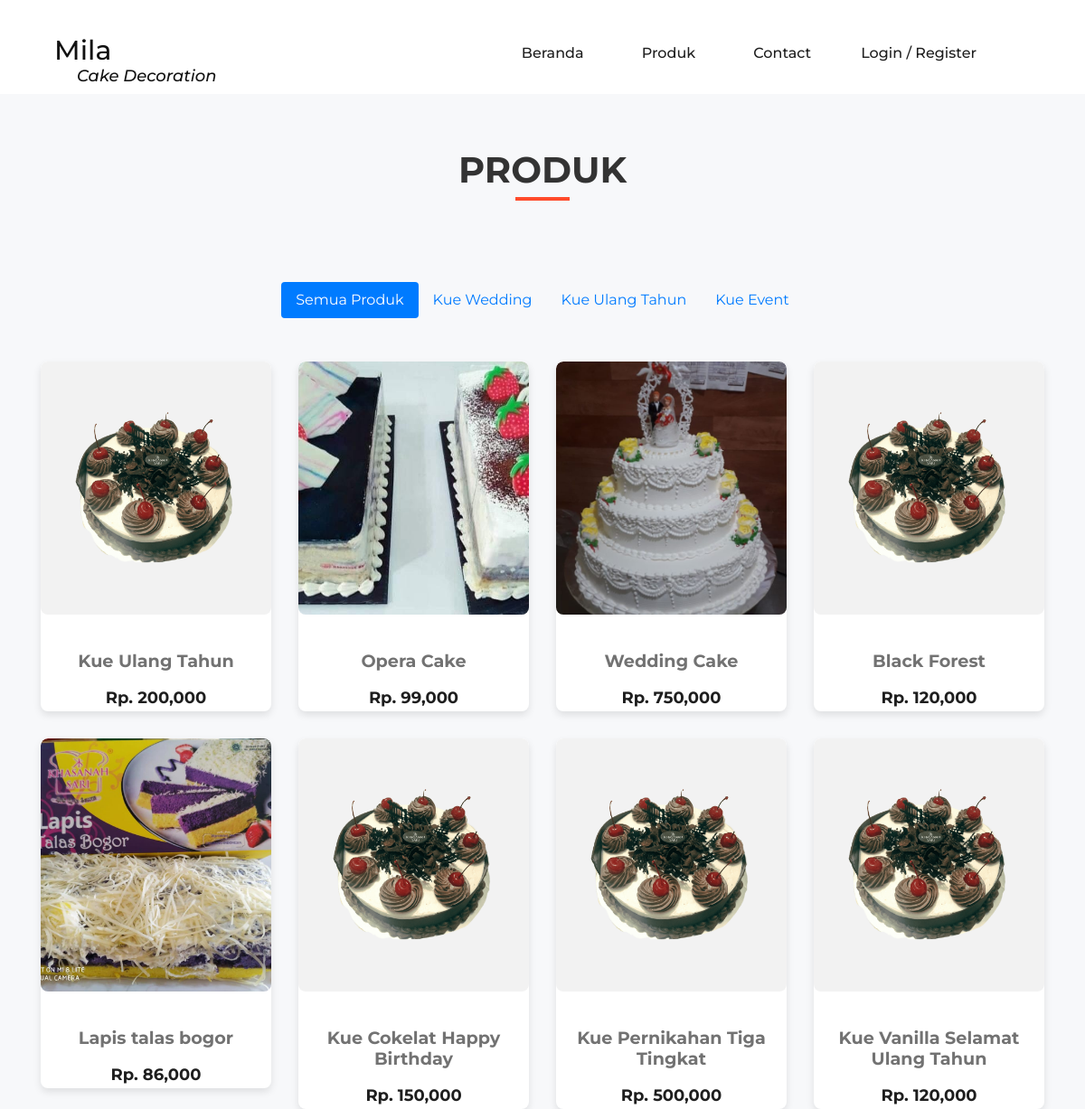
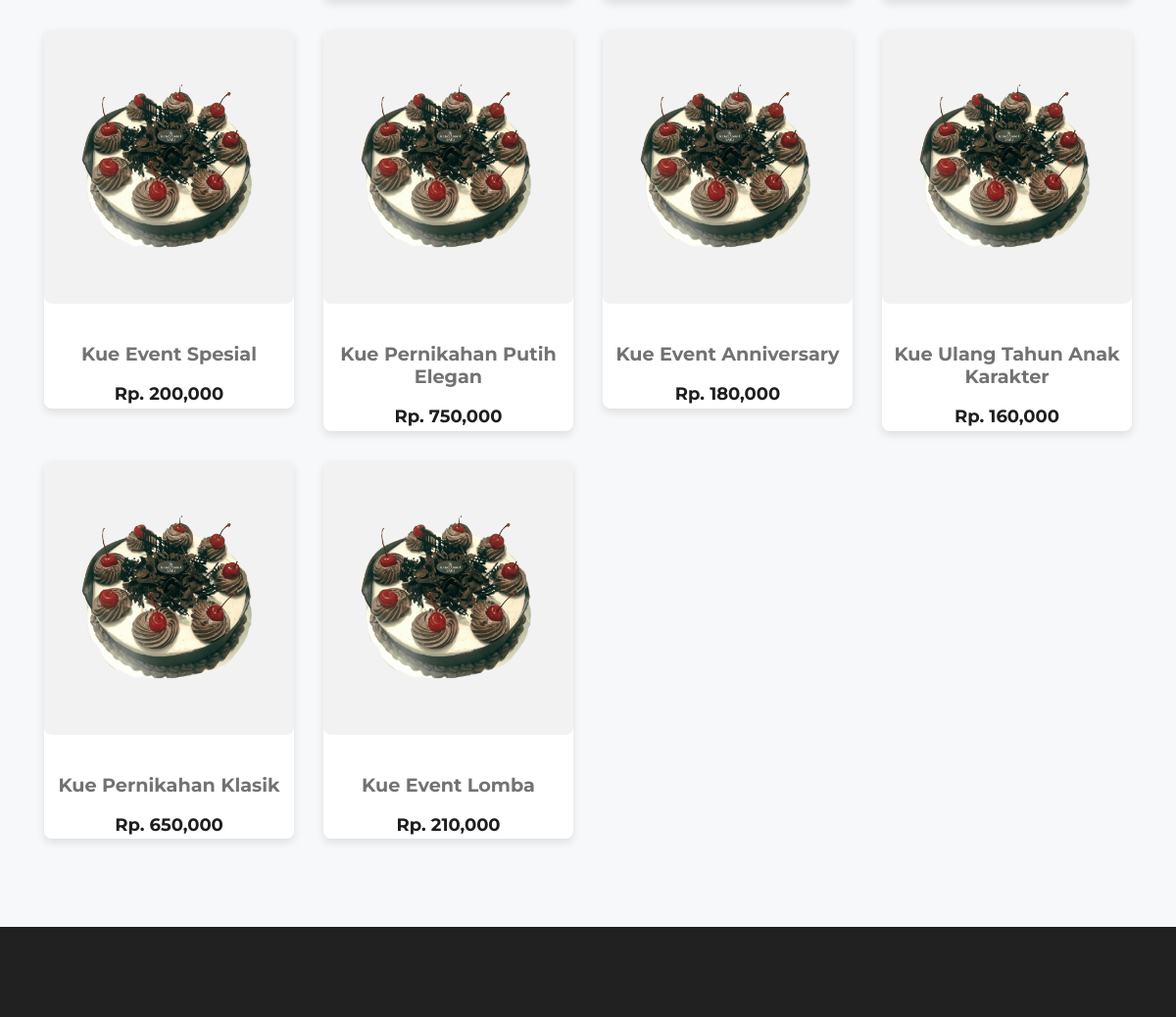
The page /?page=pages/produk on the database its author committed (2 pictures, top to bottom).
### tables this page shows
CREATE TABLE `tb_produk` (
  `produk_id` int(20) NOT NULL,
  `produk_nama` varchar(255) NOT NULL,
  `produk_harga` int(20) NOT NULL,
  `produk_stok` int(20) NOT NULL,
  `produk_detail` text NOT NULL,
  `produk_foto` varchar(255) NOT NULL,
  `produk_kat` varchar(255) NOT NULL,
  `admin_id` int(11) NOT NULL
);

### index.php (called while the page is built, shortened)
<?php
include "components/header.php";
?>
 <?php
    include "content.php";
    ?>
<?php
include "components/footer.php";

### pages/produk.php (the view, shortened to what this page needs)
<section class="latest-products spad">
    <div class="container">
        <div class="product-filter">
            <div class="section-title text-center">
                <h2>Produk</h2>
            </div>
        </div>
        <ul class="nav justify-content-center nav-pills mb-5">
            <li class="nav-item"><a class="nav-link active" href="?page=pages/produk">Semua Produk</a></li>
            <li class="nav-item"><a class="nav-link" href="?page=pages/produk1">Kue Wedding</a></li>
            <li class="nav-item"><a class="nav-link" href="?page=pages/produk2">Kue Ulang Tahun</a></li>
            <li class="nav-item"><a class="nav-link" href="?page=pages/produk3">Kue Event</a></li>
        </ul>
        <div class="row" id="product-list">
            <?php
            $ambil = $koneksi->query("SELECT * FROM tb_produk");
            while ($pecah = $ambil->fetch_object()) {
            ?>
            <div class="col-lg-3 col-sm-6">
                <div class="single-product-item">
                    <figure>
                        <a href="?page=pages/detailproduk&id=<?= $pecah->produk_id ?>"><img src="admin/img/produk/<?php echo $pecah->produk_foto ?>" alt=""></a>
                    </figure>
                    <div class="product-text text-center">
                        <a href="?page=pages/detailproduk&id=<?= $pecah->produk_id ?>">
                            <h6><?php echo $pecah->produk_nama ?></h6>
                        </a>
                        <p>Rp. <?php echo number_format($pecah->produk_harga) ?></p>
                    </div>
                </div>
            </div>
            <?php } ?>
        </div>
    </div>
</section>

### components/header.php (shortened to what this page needs)
<!DOCTYPE html>
<html lang="zxx">
<body>
    <head>
        <link rel="stylesheet" href="assets/css/bootstrap.min.css" type="text/css">
        <link rel="stylesheet" href="assets/css/font-awesome.min.css" type="text/css">
        <link rel="stylesheet" href="assets/css/nice-select.css" type="text/css">
        <link rel="stylesheet" href="assets/css/owl.carousel.min.css" type="text/css">
        <link rel="stylesheet" href="assets/css/magnific-popup.css" type="text/css">
        <link rel="stylesheet" href="assets/css/slicknav.min.css" type="text/css">
        <link rel="stylesheet" href="assets/css/style.css" type="text/css">
    </head>
    <header class="header-section">
        <div class="container-fluid">
            <div class="inner-header">
                <div class="logo">
                    <a href="index.php">
                        <b>
                            <h3>Mila</h3>
                            <h5 style="margin-left: 25px;"><i>Cake Decoration</i></h5>
                        </b>
                    </a>
                </div>
                <?php if (!empty($_SESSION['register'])) { ?>
                    <!-- <div class="user-access">
                        <a href="logout.php">Log out</a>
                    </div> -->
                    <nav class="main-menu mobile-menu">
                        <ul>
                            <li><a class="" href="index.php">Beranda</a></li>
                            <li><a href="?page=pages/produk">Produk</a>
                            <ul class="sub-menu">
                                    <li><a href="?page=pages/produk1">Kue Wedding</a></li>
                                    <li><a href="?page=pages/produk2">Kue Ulang tahun</a></li>
                                    <li><a href="?page=pages/produk3">Kue Event</a></li>
                                </ul>
                            </li>
                            <li><a href="?page=pages/keranjang">Keranjang</a>
                            <ul class="sub-menu">
                                <li><a href="?page=pages/checkout2">Status</a></li>
                            </ul>
                           <li><a href="?page=pages/contact">Contact</a></li> &nbsp;&nbsp;&nbsp;&nbsp;&nbsp;&nbsp;&nbsp;
                                <li><a href="#">Selamat Datang&nbsp;&nbsp; <b><?php echo $_SESSION['register']['register_username'] ?></b></a>
                                    <ul class="sub-menu">
                                        <li><a href="logout.php">Log Out</a></li>
                                    </ul>
                                </li>
                            </ul>
                    </nav>
                <?php } else { ?>
                    <div class="user-access">
                        <a href="login.php">Login / Register</a>
                    </div>
                    <nav class="main-menu mobile-menu">
                        <ul>
                            <li><a class="" href="index.php">Beranda</a></li>
                            <li><a href="?page=pages/produk">Produk</a></li>
                            <li><a href="?page=pages/contact">Contact</a></li>
                        </ul>
                    </nav>
                <?php } ?>
            </div>
        </div>
    </header>

### content.php
<?php
if (!empty($_GET['page'])) {
    include_once($_GET['page'] . ".php");
} else {
    include 'home.php';
}

### components/footer.php (shortened to what this page needs)
<footer class="social-links-warp">
</footer>
</body>
</html>

### assets/css/style.css (style rules this page uses)
html, body { height: 100%; font-family: "Montserrat", sans-serif; -webkit-font-smoothing: antialiased; font-smoothing: antialiased; background: none; }
h1, h2, h3, h4, h5, h6 { margin: 0; color: #111111; font-weight: 500; font-family: "Montserrat", sans-serif; }
h2 { font-size: 36px; }
h3 { font-size: 30px; }
h5 { font-size: 18px; }
h6 { font-size: 16px; }
p { font-size: 15px; color: #7b7b7b; font-weight: 400; line-height: 1.6; font-family: "Montserrat", sans-serif; margin: 0 0 15px 0; }
img { max-width: 100%; }
ul, ol { padding: 0; margin: 0; }
.section-title h2 { color: #1e1e1e; font-size: 60px; font-weight: 700; }
.spad { padding-top: 100px; padding-bottom: 100px; }
.header-section { height: 104px; padding-top: 38px; padding-bottom: 24px; padding-left: 45px; padding-right: 45px; }
.inner-header .logo { float: left; }
.inner-header .user-access { float: right; margin-right: 100px; }
.inner-header .user-access a { color: #1e1e1e; font-size: 16px; display: inline-block; font-weight: 500; position: relative; line-height: 42px; }
.inner-header .main-menu { float: right; margin-right: 150px; }
.inner-header .main-menu ul li { display: inline-block; margin-left: 60px; position: relative; }
.inner-header .main-menu ul li a { color: #1e1e1e; font-size: 16px; display: inline-block; font-weight: 500; position: relative; line-height: 42px; }
.inner-header .main-menu ul li a:after { position: absolute; left: 0; bottom: 7px; width: 100%; height: 2px; background: #1e1e1e; content: ""; opacity: 0; -webkit-transform: all 0.3s; -webkit-transition: all 0.3s; transition: all 0.3s; }
.latest-products { padding-top: 55px; padding-bottom: 65px; }
.product-filter { margin-bottom: 100px; }
.product-filter .section-title { margin-bottom: 20px; }
.single-product-item { margin-bottom: 30px; }
.single-product-item figure { margin-bottom: 40px; position: relative; overflow: hidden; }
.single-product-item figure img { min-width: 100%; }
.single-product-item .product-text { text-align: center; }
.single-product-item .product-text h6 { color: #727272; margin-bottom: 15px; }
.single-product-item .product-text p { color: #1e1e1e; font-size: 18px; font-weight: 700; margin-bottom: 0; }
.social-links-warp { background: #222121; padding: 46px 0; }
@media only screen and (min-width: 1200px) and (max-width: 1340px) { .inner-header .user-access { margin-right: 60px; } }
@media only screen and (min-width: 1200px) and (max-width: 1340px) { .inner-header .main-menu { margin-right: 55px; } }

### pages/produk.php (style rules this page uses)
.latest-products { background: #f7f8fa; padding: 60px 0; }
.section-title h2 { color: #333; font-size: 2.5rem; font-weight: bold; text-transform: uppercase; margin-bottom: 40px; position: relative; }
.section-title h2::after { content: ""; width: 60px; height: 4px; background: #ff4b2b; position: absolute; left: 50%; bottom: -10px; transform: translateX(-50%); }
.single-product-item { border-radius: 8px; overflow: hidden; box-shadow: 0 4px 8px rgba(0, 0, 0, 0.1); background: #fff; transition: transform 0.3s, box-shadow 0.3s; }
.single-product-item figure img { width: 100%; height: auto; transition: transform 0.3s; }
.single-product-item figure img { width: 100%; height: 280px; object-fit: cover; border-radius: 8px; }
.product-text h6 { font-size: 1.2rem; font-weight: bold; color: #333; margin-top: 10px; }
.product-text p { font-size: 1rem; color: #ff4b2b; font-weight: bold; }

### rows shown on the page
tb_produk: produk_foto (picture), produk_nama "Kue Ulang Tahun", produk_harga "200,000"
tb_produk: produk_foto (picture), produk_nama "Opera Cake", produk_harga "99,000"
tb_produk: produk_foto (picture), produk_nama "Wedding Cake", produk_harga "750,000"
tb_produk: produk_foto (picture), produk_nama "Black Forest", produk_harga "120,000"
tb_produk: produk_foto (picture), produk_nama "Lapis talas bogor", produk_harga "86,000"
tb_produk: produk_foto (picture), produk_nama "Kue Cokelat Happy Birthday", produk_harga "150,000"
tb_produk: produk_foto (picture), produk_nama "Kue Pernikahan Tiga Tingkat", produk_harga "500,000"
tb_produk: produk_foto (picture), produk_nama "Kue Vanilla Selamat Ulang Tahun", produk_harga "120,000"
tb_produk: produk_foto (picture), produk_nama "Kue Event Spesial", produk_harga "200,000"
tb_produk: produk_foto (picture), produk_nama "Kue Pernikahan Putih Elegan", produk_harga "750,000"
tb_produk: produk_foto (picture), produk_nama "Kue Event Anniversary", produk_harga "180,000"
tb_produk: produk_foto (picture), produk_nama "Kue Ulang Tahun Anak Karakter", produk_harga "160,000"
tb_produk: produk_foto (picture), produk_nama "Kue Pernikahan Klasik", produk_harga "650,000"
tb_produk: produk_foto (picture), produk_nama "Kue Event Lomba", produk_harga "210,000"
